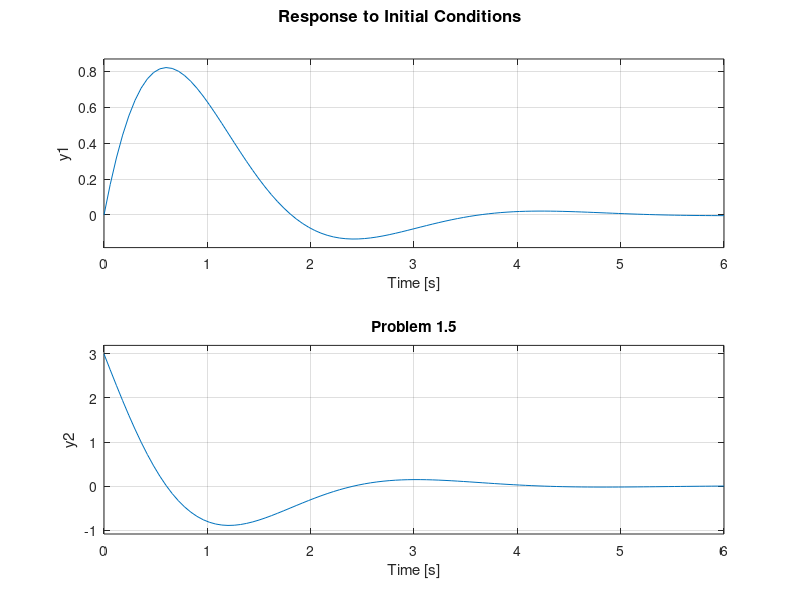
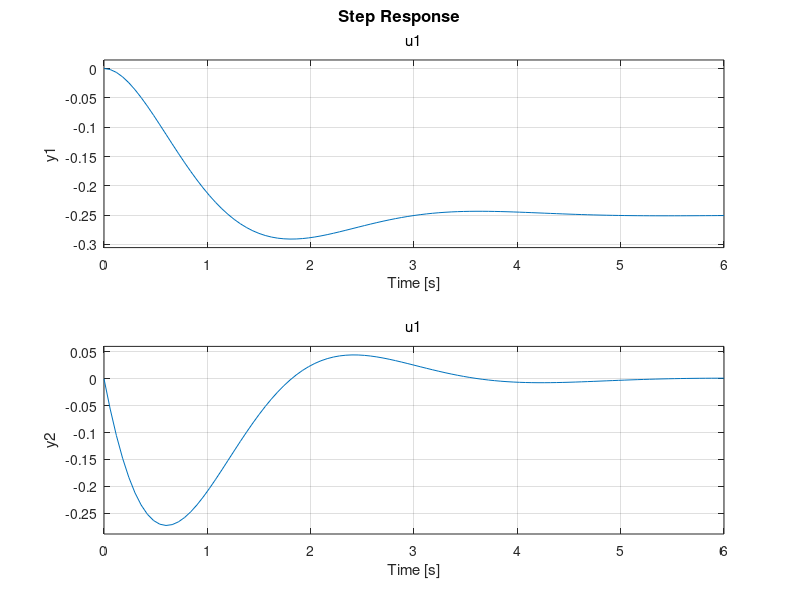

The MATLAB script that drew these images, in order:
clc;
clear;
A=[0,1;-4,-2];
B=[0;-1];
C=[1,0;0,1];
D=[0];
sys=ss(A,B,C,D);
figure(1);
initial(sys,[0;3]);
title('Problem 1.5');
figure(2);
initial(sys,[0;0]);
step(sys);0,1

